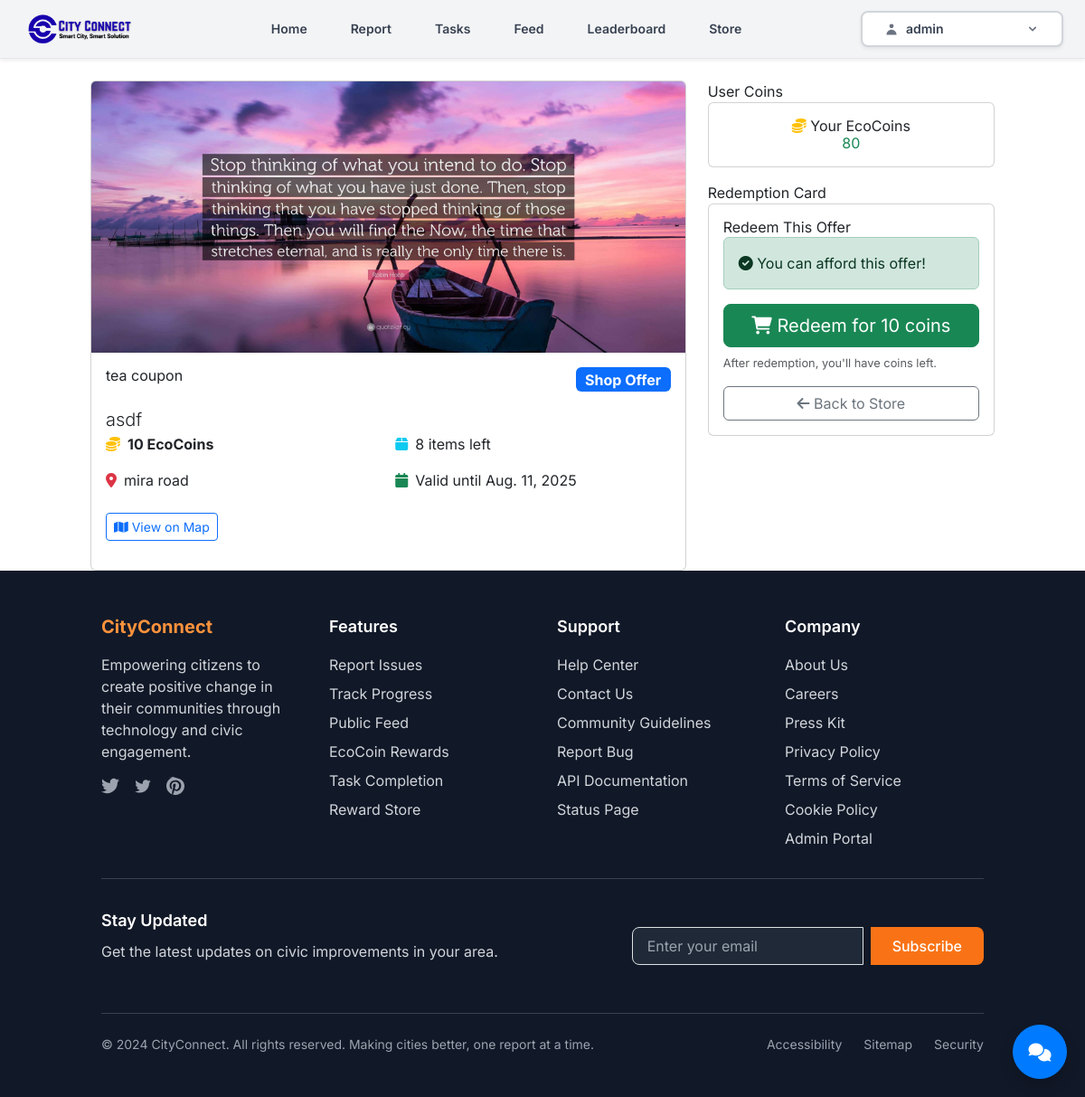
The page /store/offer/1/ (signed in) on the database as committed earlier.
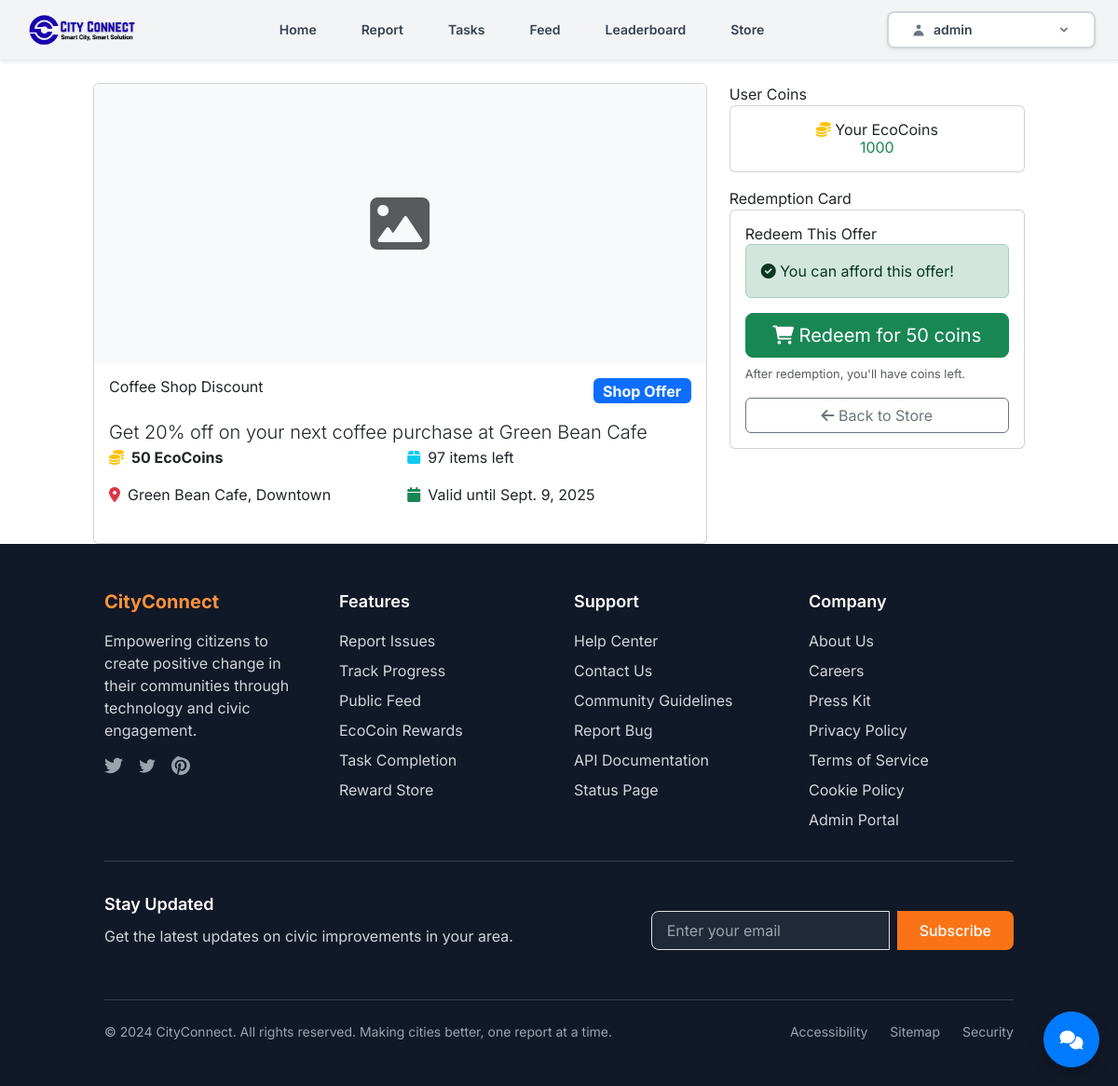
The same page on the database as committed later.
### store/models.py (models this page shows, shortened)
class StoreOffer(models.Model):
    OFFER_TYPE_CHOICES = [
        ('shop_offer', 'Shop Offer'),
        ('donor_gift', 'Donor Gift'),
        ('event_ticket', 'Event Ticket'),
        ('eco_reward', 'Eco Reward'),
    ]
    name = models.CharField(max_length=255)
    description = models.TextField()
    image = models.ImageField(upload_to='store_offers/', blank=True, null=True)
    coins_required = models.PositiveIntegerField()
    offer_type = models.CharField(max_length=20, choices=OFFER_TYPE_CHOICES)
    location_name = models.CharField(max_length=255)
    location_map_url = models.URLField(blank=True, null=True)
    stock = models.PositiveIntegerField(default=0)
    start_date = models.DateField()
    end_date = models.DateField()
    added_by = models.ForeignKey(User, on_delete=models.CASCADE, related_name="offers_added")
    is_active = models.BooleanField(default=True)
    created_at = models.DateTimeField(auto_now_add=True)
    class Meta:
        ordering = ['-created_at']

### store/views.py (the view)
# urls.py: path('offer/<int:offer_id>/', views.offer_detail, name='offer_detail'),
@login_required
def offer_detail(request, offer_id):
    try:
        offer = get_object_or_404(StoreOffer, id=offer_id, is_active=True)
        context = {
            'offer': offer,
            'can_afford': request.user.eco_coins >= offer.coins_required,
            'user_coins': request.user.eco_coins
        }
        return render(request, 'store/offer_detail.html', context)
    except Exception as e:
        logger.error(f"Error in offer_detail: {str(e)}")
        messages.error(request, "Offer not found.")
        return redirect('store_view')

### core/context_processors.py (called while the page is built)
def notification_counts(request):
    if request.user.is_authenticated:
        pending_tasks = Task.objects.filter(user=request.user, is_verified=False).count()
    else:
        pending_tasks = 0
    return {
        'pending_tasks': pending_tasks,
        'pending_redemptions': 0, # Removed from core context, handled by store app
    }

### store/templates/store/offer_detail.html (shortened to what the changed rows need)
{% extends 'core/base.html' %}
{% load static %}
{% block content %}
<div class="container mt-4">
    <div class="row">
        <div class="col-md-8">
            <div class="card">
                {% if offer.image %}
                    <img src="{{ offer.image.url }}" class="card-img-top" style="height: 300px; object-fit: cover;" alt="{{ offer.name }}">
                {% else %}
                    <div class="card-img-top bg-light d-flex align-items-center justify-content-center" style="height: 300px;">
                        <i class="fas fa-image fa-4x text-muted"></i>
                    </div>
                {% endif %}
                <div class="card-body">
                    <div class="d-flex justify-content-between align-items-start mb-3">
                        <h2>{{ offer.name }}</h2>
                        {% if offer.offer_type == 'shop_offer' %}
                            <span class="badge bg-primary fs-6">Shop Offer</span>
                        {% elif offer.offer_type == 'donor_gift' %}
                            <span class="badge bg-success fs-6">Donor Gift</span>
                        {% elif offer.offer_type == 'event_ticket' %}
                            <span class="badge bg-info fs-6">Event Ticket</span>
                        {% else %}
                            <span class="badge bg-warning fs-6">Eco Reward</span>
                        {% endif %}
                    </div>
                    <p class="lead">{{ offer.description }}</p>
                    <div class="row g-3 mb-4">
                        <div class="col-sm-6">
                            <div class="d-flex align-items-center">
                                <i class="fas fa-coins text-warning me-2"></i>
                                <strong>{{ offer.coins_required }} EcoCoins</strong>
                            </div>
                        </div>
                        <div class="col-sm-6">
                            <div class="d-flex align-items-center">
                                <i class="fas fa-box text-info me-2"></i>
                                <span>{{ offer.stock }} items left</span>
                            </div>
                        </div>
                        <div class="col-sm-6">
                            <div class="d-flex align-items-center">
                                <i class="fas fa-map-marker-alt text-danger me-2"></i>
                                <span>{{ offer.location_name }}</span>
                            </div>
                        </div>
                        <div class="col-sm-6">
                            <div class="d-flex align-items-center">
                                <i class="fas fa-calendar text-success me-2"></i>
                                <span>Valid until {{ offer.end_date }}</span>
                            </div>
                        </div>
                    </div>
                    {% if offer.location_map_url %}
                        <div class="mb-3">
                            <a href="{{ offer.location_map_url }}" target="_blank" class="btn btn-outline-primary btn-sm">
                                <i class="fas fa-map"></i> View on Map
                            </a>
                        </div>
                    {% endif %}
                </div>
            </div>
        </div>
        <div class="col-md-4">
            <div class="card mb-3">
                <div class="card-body text-center">
                    <h5><i class="fas fa-coins text-warning"></i> Your EcoCoins</h5>
                    <h3 class="text-success">{{ user_coins }}</h3>
                </div>
            </div>
            <div class="card">
                <div class="card-body">
                    {% if offer.is_active %}
                        {% if can_afford %}
                            <div class="alert alert-success">
                                <i class="fas fa-check-circle"></i>
                                You can afford this offer!
                            </div>
                            <form method="post" action="{% url 'redeem_offer' offer.id %}">
                                <div class="d-grid">
                                    <button type="submit" class="btn btn-success btn-lg"
                                            onclick="return confirm('Are you sure you want to redeem {{ offer.name }} for {{ offer.coins_required }} coins?')">
                                        <i class="fas fa-shopping-cart"></i> Redeem for {{ offer.coins_required }} coins
                                    </button>
                                </div>
                            </form>
                            <small class="text-muted mt-2 d-block">
                                After redemption, you'll have {{ user_coins|add:offer.coins_required|add:"-"|add:offer.coins_required }} coins left.
                            </small>
                        {% endif %}
                    {% endif %}
                </div>
            </div>
        </div>
    </div>
</div>
{% endblock %}

Rows that differ between the two databases and show on the page:
changed StoreOffer: name "tea coupon" → "Coffee Shop Discount"; description "asdf" → "Get 20% off on your next coffee purchase at Green Bean Cafe"; coins_required "10" → "50"; stock "8" → "97"; location_name "mira road" → "Green Bean Cafe, Downtown"; end_date "Aug. 11, 2025" → "Sept. 9, 2025"; image: picture removed
Other text that changed with them:
{{ user_coins }}: "80" → "1000"
text no longer shown: "View on Map"
